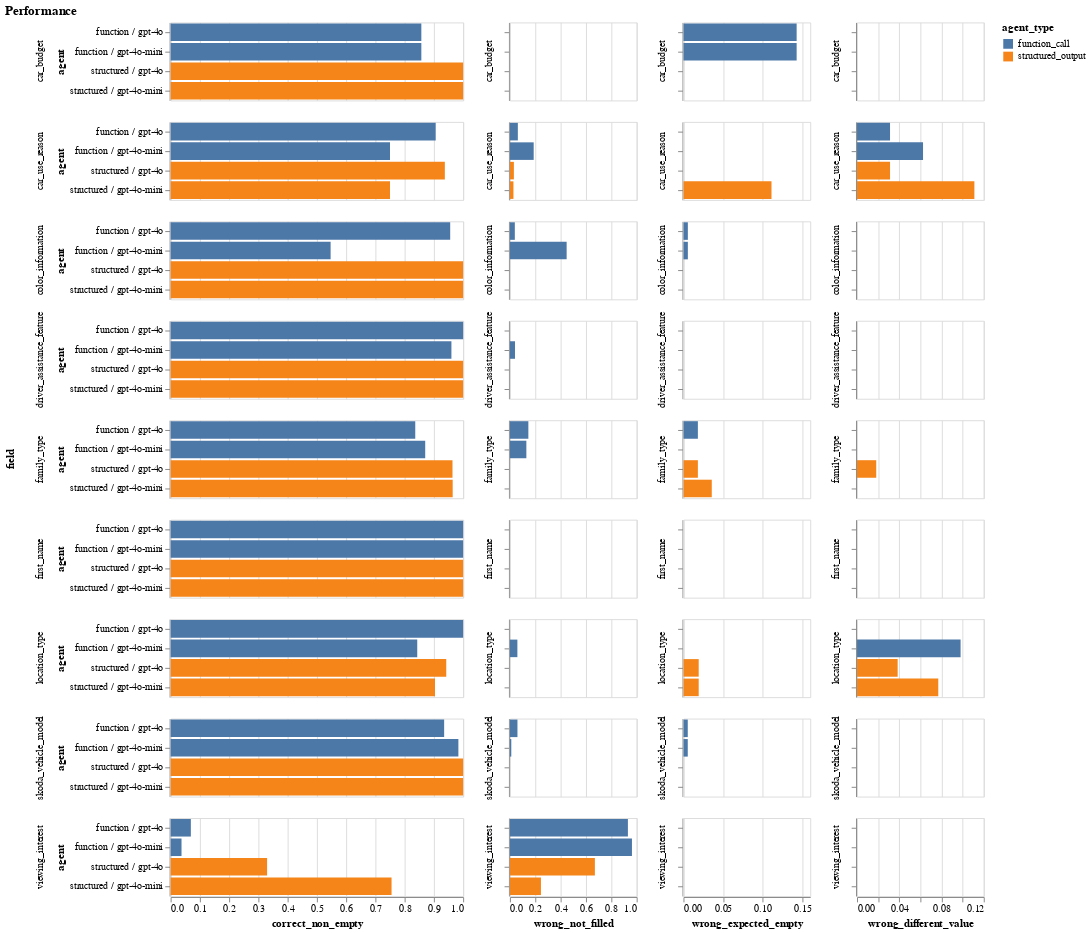

This figure's notebook cell:
### Markdown cell above
## Performace by field analysis

### Code cell
field_cols = sorted([col for col in df.columns if col.startswith("field_")])

pivots = [] # for aggregating into a chart

for field in field_cols:
    fltr = df[field].notnull()
    pv = df.pivot_table(index=["agent_type", "model"], columns=field, values="expected_items", aggfunc="count").fillna(0).astype(int)

    pv_normalized = pv / pv.sum(axis=1).values.reshape(-1, 1)
    pivots.append(pv_normalized.assign(field=field).reset_index())

    if False: # as counts
        print(pv.to_string())   
        print()
    if False: # as percentages
        print(pv_normalized.to_string())
        print()


pv = pd.concat(pivots, ignore_index=True).fillna(0)
pv["field"] = pv["field"].apply(lambda x: x[len("field_"):])
pv["agent"] = pv["agent_type"].map(lambda s: s.split("_")[0]) + " / " + pv["model"]

c1 = alt.Chart(pv, title="Performance").mark_bar().encode(
    x = "correct_non_empty",
    y = "agent",
    color = "agent_type",
    row = "field",
) 

c2 = alt.Chart(pv, width=130).mark_bar().encode(
    x = "wrong_not_filled",
    y = alt.Y("agent", axis=alt.Axis(title=None, labels=False)),
    color = "agent_type",
    row = alt.Row("field", title=None),
)
c3 = alt.Chart(pv, width=130).mark_bar().encode(
    x = "wrong_expected_empty",
    y = alt.Y("agent", axis=alt.Axis(title=None, labels=False)),
    color = "agent_type",
    row = alt.Row("field", title=None),
)
c4 = alt.Chart(pv, width=130).mark_bar().encode(
    x = "wrong_different_value",
    y = alt.Y("agent", axis=alt.Axis(title=None, labels=False)),
    color = "agent_type",
    row = alt.Row("field", title=None),
)

(c1 | c2 | c3 | c4)  #.resolve_scale(x="shared")

### Figure 1 — Vega-Lite specification as saved in the notebook (floating-point values rounded to 4 significant figures)
{"config": {"view": {"continuousWidth": 300, "continuousHeight": 300}}, "hconcat": [{"mark": {"type": "bar"}, "encoding": {"color": {"field": "agent_type", "type": "nominal"}, "row": {"field": "field", "type": "nominal"}, "x": {"field": "correct_non_empty", "type": "quantitative"}, "y": {"field": "agent", "type": "nominal"}}, "title": "Performance"}, {"mark": {"type": "bar"}, "encoding": {"color": {"field": "agent_type", "type": "nominal"}, "row": {"field": "field", "title": null, "type": "nominal"}, "x": {"field": "wrong_not_filled", "type": "quantitative"}, "y": {"axis": {"labels": false, "title": null}, "field": "agent", "type": "nominal"}}, "width": 130}, {"mark": {"type": "bar"}, "encoding": {"color": {"field": "agent_type", "type": "nominal"}, "row": {"field": "field", "title": null, "type": "nominal"}, "x": {"field": "wrong_expected_empty", "type": "quantitative"}, "y": {"axis": {"labels": false, "title": null}, "field": "agent", "type": "nominal"}}, "width": 130}, {"mark": {"type": "bar"}, "encoding": {"color": {"field": "agent_type", "type": "nominal"}, "row": {"field": "field", "title": null, "type": "nominal"}, "x": {"field": "wrong_different_value", "type": "quantitative"}, "y": {"axis": {"labels": false, "title": null}, "field": "agent", "type": "nominal"}}, "width": 130}], "data": {"name": "data-1692060d9645757c566036469af6cb01"}, "$schema": "https://vega.github.io/schema/vega-lite/v5.20.1.json", "datasets": {"data-1692060d9645757c566036469af6cb01": [{"agent_type": "function_call", "model": "gpt-4o", "correct_non_empty": 0.8571, "wrong_expected_empty": 0.1429, "field": "car_budget", "wrong_different_value": 0.0, "wrong_not_filled": 0.0, "agent": "function / gpt-4o"}, {"agent_type": "function_call", "model": "gpt-4o-mini", "correct_non_empty": 0.8571, "wrong_expected_empty": 0.1429, "field": "car_budget", "wrong_different_value": 0.0, "wrong_not_filled": 0.0, "agent": "function / gpt-4o-mini"}, {"agent_type": "structured_output", "model": "gpt-4o", "correct_non_empty": 1.0, "wrong_expected_empty": 0.0, "field": "car_budget", "wrong_different_value": 0.0, "wrong_not_filled": 0.0, "agent": "structured / gpt-4o"}, {"agent_type": "structured_output", "model": "gpt-4o-mini", "correct_non_empty": 1.0, "wrong_expected_empty": 0.0, "field": "car_budget", "wrong_different_value": 0.0, "wrong_not_filled": 0.0, "agent": "structured / gpt-4o-mini"}, {"agent_type": "function_call", "model": "gpt-4o", "correct_non_empty": 0.9062, "wrong_expected_empty": 0.0, "field": "car_use_reason", "wrong_different_value": 0.03125, "wrong_not_filled": 0.0625, "agent": "function / gpt-4o"}, {"agent_type": "function_call", "model": "gpt-4o-mini", "correct_non_empty": 0.75, "wrong_expected_empty": 0.0, "field": "car_use_reason", "wrong_different_value": 0.0625, "wrong_not_filled": 0.1875, "agent": "function / gpt-4o-mini"}, {"agent_type": "structured_output", "model": "gpt-4o", "correct_non_empty": 0.9375, "wrong_expected_empty": 0.0, "field": "car_use_reason", "wrong_different_value": 0.03125, "wrong_not_filled": 0.03125, "agent": "structured / gpt-4o"}, {"agent_type": "structured_output", "model": "gpt-4o-mini", "correct_non_empty": 0.75, "wrong_expected_empty": 0.1111, "field": "car_use_reason", "wrong_different_value": 0.1111, "wrong_not_filled": 0.02778, "agent": "structured / gpt-4o-mini"}, {"agent_type": "function_call", "model": "gpt-4o", "correct_non_empty": 0.9558, "wrong_expected_empty": 0.005525, "field": "color_information", "wrong_different_value": 0.0, "wrong_not_filled": 0.03867, "agent": "function / gpt-4o"}, {"agent_type": "function_call", "model": "gpt-4o-mini", "correct_non_empty": 0.547, "wrong_expected_empty": 0.005525, "field": "color_information", "wrong_different_value": 0.0, "wrong_not_filled": 0.4475, "agent": "function / gpt-4o-mini"}, {"agent_type": "structured_output", "model": "gpt-4o", "correct_non_empty": 1.0, "wrong_expected_empty": 0.0, "field": "color_information", "wrong_different_value": 0.0, "wrong_not_filled": 0.0, "agent": "structured / gpt-4o"}, {"agent_type": "structured_output", "model": "gpt-4o-mini", "correct_non_empty": 1.0, "wrong_expected_empty": 0.0, "field": "color_information", "wrong_different_value": 0.0, "wrong_not_filled": 0.0, "agent": "structured / gpt-4o-mini"}, {"agent_type": "function_call", "model": "gpt-4o", "correct_non_empty": 1.0, "wrong_expected_empty": 0.0, "field": "driver_assistance_feature", "wrong_different_value": 0.0, "wrong_not_filled": 0.0, "agent": "function / gpt-4o"}, {"agent_type": "function_call", "model": "gpt-4o-mini", "correct_non_empty": 0.96, "wrong_expected_empty": 0.0, "field": "driver_assistance_feature", "wrong_different_value": 0.0, "wrong_not_filled": 0.04, "agent": "function / gpt-4o-mini"}, {"agent_type": "structured_output", "model": "gpt-4o", "correct_non_empty": 1.0, "wrong_expected_empty": 0.0, "field": "driver_assistance_feature", "wrong_different_value": 0.0, "wrong_not_filled": 0.0, "agent": "structured / gpt-4o"}, {"agent_type": "structured_output", "model": "gpt-4o-mini", "correct_non_empty": 1.0, "wrong_expected_empty": 0.0, "field": "driver_assistance_feature", "wrong_different_value": 0.0, "wrong_not_filled": 0.0, "agent": "structured / gpt-4o-mini"}, {"agent_type": "function_call", "model": "gpt-4o", "correct_non_empty": 0.8364, "wrong_expected_empty": 0.01818, "field": "family_type", "wrong_different_value": 0.0, "wrong_not_filled": 0.1455, "agent": "function / gpt-4o"}, {"agent_type": "function_call", "model": "gpt-4o-mini", "correct_non_empty": 0.8704, "wrong_expected_empty": 0.0, "field": "family_type", "wrong_different_value": 0.0, "wrong_not_filled": 0.1296, "agent": "function / gpt-4o-mini"}, {"agent_type": "structured_output", "model": "gpt-4o", "correct_non_empty": 0.9636, "wrong_expected_empty": 0.01818, "field": "family_type", "wrong_different_value": 0.01818, "wrong_not_filled": 0.0, "agent": "structured / gpt-4o"}, {"agent_type": "structured_output", "model": "gpt-4o-mini", "correct_non_empty": 0.9643, "wrong_expected_empty": 0.03571, "field": "family_type", "wrong_different_value": 0.0, "wrong_not_filled": 0.0, "agent": "structured / gpt-4o-mini"}, {"agent_type": "function_call", "model": "gpt-4o", "correct_non_empty": 1.0, "wrong_expected_empty": 0.0, "field": "first_name", "wrong_different_value": 0.0, "wrong_not_filled": 0.0, "agent": "function / gpt-4o"}, {"agent_type": "function_call", "model": "gpt-4o-mini", "correct_non_empty": 1.0, "wrong_expected_empty": 0.0, "field": "first_name", "wrong_different_value": 0.0, "wrong_not_filled": 0.0, "agent": "function / gpt-4o-mini"}, {"agent_type": "structured_output", "model": "gpt-4o", "correct_non_empty": 1.0, "wrong_expected_empty": 0.0, "field": "first_name", "wrong_different_value": 0.0, "wrong_not_filled": 0.0, "agent": "structured / gpt-4o"}, {"agent_type": "structured_output", "model": "gpt-4o-mini", "correct_non_empty": 1.0, "wrong_expected_empty": 0.0, "field": "first_name", "wrong_different_value": 0.0, "wrong_not_filled": 0.0, "agent": "structured / gpt-4o-mini"}, {"agent_type": "function_call", "model": "gpt-4o", "correct_non_empty": 1.0, "wrong_expected_empty": 0.0, "field": "location_type", "wrong_different_value": 0.0, "wrong_not_filled": 0.0, "agent": "function / gpt-4o"}, {"agent_type": "function_call", "model": "gpt-4o-mini", "correct_non_empty": 0.8431, "wrong_expected_empty": 0.0, "field": "location_type", "wrong_different_value": 0.09804, "wrong_not_filled": 0.05882, "agent": "function / gpt-4o-mini"}, {"agent_type": "structured_output", "model": "gpt-4o", "correct_non_empty": 0.9423, "wrong_expected_empty": 0.01923, "field": "location_type", "wrong_different_value": 0.03846, "wrong_not_filled": 0.0, "agent": "structured / gpt-4o"}, {"agent_type": "structured_output", "model": "gpt-4o-mini", "correct_non_empty": 0.9038, "wrong_expected_empty": 0.01923, "field": "location_type", "wrong_different_value": 0.07692, "wrong_not_filled": 0.0, "agent": "structured / gpt-4o-mini"}, {"agent_type": "function_call", "model": "gpt-4o", "correct_non_empty": 0.9351, "wrong_expected_empty": 0.005405, "field": "skoda_vehicle_model", "wrong_different_value": 0.0, "wrong_not_filled": 0.05946, "agent": "function / gpt-4o"}, {"agent_type": "function_call", "model": "gpt-4o-mini", "correct_non_empty": 0.9838, "wrong_expected_empty": 0.005405, "field": "skoda_vehicle_model", "wrong_different_value": 0.0, "wrong_not_filled": 0.01081, "agent": "function / gpt-4o-mini"}, {"agent_type": "structured_output", "model": "gpt-4o", "correct_non_empty": 1.0, "wrong_expected_empty": 0.0, "field": "skoda_vehicle_model", "wrong_different_value": 0.0, "wrong_not_filled": 0.0, "agent": "structured / gpt-4o"}, {"agent_type": "structured_output", "model": "gpt-4o-mini", "correct_non_empty": 1.0, "wrong_expected_empty": 0.0, "field": "skoda_vehicle_model", "wrong_different_value": 0.0, "wrong_not_filled": 0.0, "agent": "structured / gpt-4o-mini"}, {"agent_type": "function_call", "model": "gpt-4o", "correct_non_empty": 0.06915, "wrong_expected_empty": 0.0, "field": "viewing_interest", "wrong_different_value": 0.0, "wrong_not_filled": 0.9309, "agent": "function / gpt-4o"}, {"agent_type": "function_call", "model": "gpt-4o-mini", "correct_non_empty": 0.03723, "wrong_expected_empty": 0.0, "field": "viewing_interest", "wrong_different_value": 0.0, "wrong_not_filled": 0.9628, "agent": "function / gpt-4o-mini"}, {"agent_type": "structured_output", "model": "gpt-4o", "correct_non_empty": 0.3298, "wrong_expected_empty": 0.0, "field": "viewing_interest", "wrong_different_value": 0.0, "wrong_not_filled": 0.6702, "agent": "structured / gpt-4o"}, {"agent_type": "structured_output", "model": "gpt-4o-mini", "correct_non_empty": 0.7553, "wrong_expected_empty": 0.0, "field": "viewing_interest", "wrong_different_value": 0.0, "wrong_not_filled": 0.2447, "agent": "structured / gpt-4o-mini"}]}}
